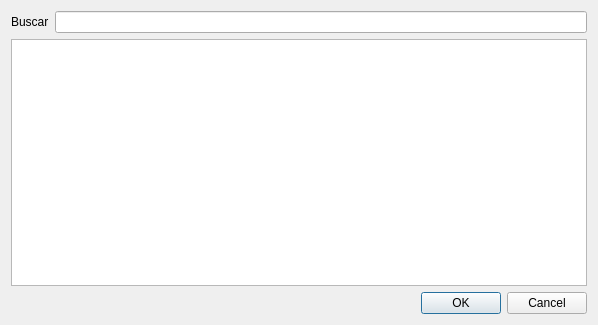
<?xml version="1.0" encoding="UTF-8"?>
<ui version="4.0">
 <class>SelectSocio</class>
 <widget class="QDialog" name="SelectSocio">
  <property name="geometry">
   <rect>
    <x>0</x>
    <y>0</y>
    <width>598</width>
    <height>325</height>
   </rect>
  </property>
  <property name="windowTitle">
   <string>Dialog</string>
  </property>
  <layout class="QGridLayout" name="gridLayout">
   <item row="0" column="0">
    <layout class="QVBoxLayout" name="verticalLayout">
     <item>
      <layout class="QHBoxLayout" name="horizontalLayout">
       <property name="spacing">
        <number>6</number>
       </property>
       <property name="bottomMargin">
        <number>0</number>
       </property>
       <item>
        <widget class="QLabel" name="lbBuscar">
         <property name="text">
          <string>Buscar</string>
         </property>
        </widget>
       </item>
       <item>
        <widget class="QLineEdit" name="txtBuscar"/>
       </item>
      </layout>
     </item>
     <item>
      <widget class="QTableWidget" name="tbSocios"/>
     </item>
     <item>
      <widget class="QDialogButtonBox" name="buttonBox">
       <property name="orientation">
        <enum>Qt::Orientation::Horizontal</enum>
       </property>
       <property name="standardButtons">
        <set>QDialogButtonBox::StandardButton::Cancel|QDialogButtonBox::StandardButton::Ok</set>
       </property>
      </widget>
     </item>
    </layout>
   </item>
  </layout>
 </widget>
 <resources/>
 <connections>
  <connection>
   <sender>buttonBox</sender>
   <signal>accepted()</signal>
   <receiver>SelectSocio</receiver>
   <slot>accept()</slot>
   <hints>
    <hint type="sourcelabel">
     <x>248</x>
     <y>254</y>
    </hint>
    <hint type="destinationlabel">
     <x>157</x>
     <y>274</y>
    </hint>
   </hints>
  </connection>
  <connection>
   <sender>buttonBox</sender>
   <signal>rejected()</signal>
   <receiver>SelectSocio</receiver>
   <slot>reject()</slot>
   <hints>
    <hint type="sourcelabel">
     <x>316</x>
     <y>260</y>
    </hint>
    <hint type="destinationlabel">
     <x>286</x>
     <y>274</y>
    </hint>
   </hints>
  </connection>
 </connections>
</ui>
